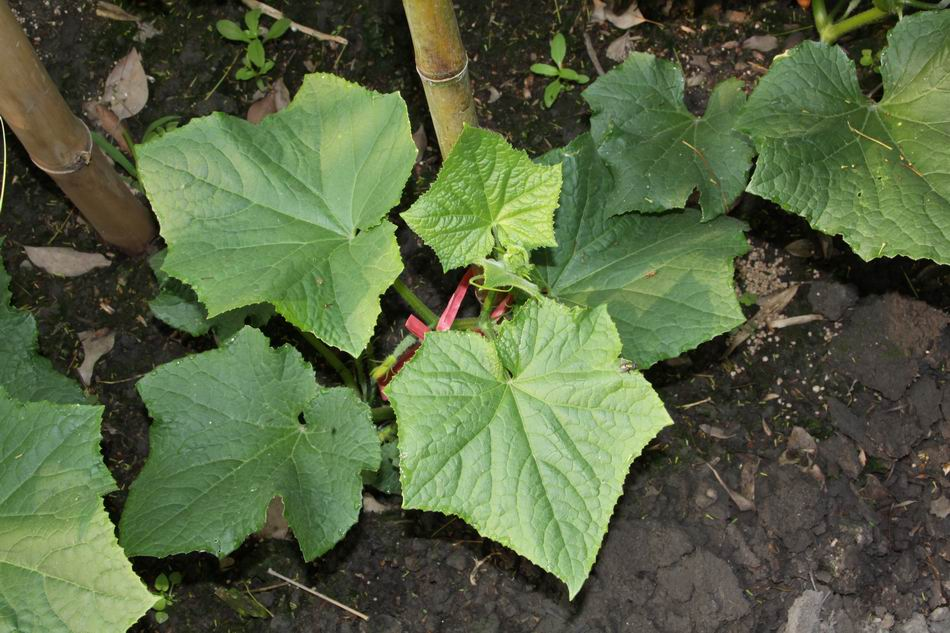
#> input picture week2/leaves.jpg, 950 x 633 px
$ jupyter execute report2.ipynb
#> lines starting #> are read from the running program, lines starting #| are printed output that depends on the picture; after the words box and inside, x2 and y2 are one past the last pixel; in counts of white or black regions, pixels touching at a corner belong together; long printed decimals are rounded
### week2/skdemo/_skdemo.py
from __future__ import division

import numpy as np
import matplotlib.pyplot as plt

from scipy.ndimage import grey_dilation

from skimage import img_as_float
from skimage import color
from skimage import exposure
from skimage.util.dtype import dtype_limits


__all__ = ['imshow_all', 'imshow_with_histogram', 'mean_filter_demo',
           'mean_filter_interactive_demo', 'plot_cdf', 'plot_histogram']


# Gray-scale images should actually be gray!
plt.rcParams['image.cmap'] = 'gray'


#--------------------------------------------------------------------------
#  Custom `imshow` functions
#--------------------------------------------------------------------------

# [61 lines left out: functions imshow_rgb_shifted, imshow_all, not called in this run]


def imshow_with_histogram(image, **kwargs):
    """ Plot an image side-by-side with its histogram.

    - Plot the image next to the histogram
    - Plot each RGB channel separately (if input is color)
    - Automatically flatten channels
    - Select reasonable bins based on the image's dtype

    See `plot_histogram` for information on how the histogram is plotted.
    """
    width, height = plt.rcParams['figure.figsize']
    fig, (ax_image, ax_hist) = plt.subplots(ncols=2, figsize=(2*width, height))

    kwargs.setdefault('cmap', plt.cm.gray)
    ax_image.imshow(image, **kwargs)
    plot_histogram(image, ax=ax_hist)

    # pretty it up
    ax_image.set_axis_off()
    match_axes_height(ax_image, ax_hist)
    return ax_image, ax_hist


#--------------------------------------------------------------------------
#  Helper functions
#--------------------------------------------------------------------------


def match_axes_height(ax_src, ax_dst):
    """ Match the axes height of two axes objects.

    The height of `ax_dst` is synced to that of `ax_src`.
    """
    # HACK: plot geometry isn't set until the plot is drawn
    plt.draw()
    dst = ax_dst.get_position()
    src = ax_src.get_position()
    ax_dst.set_position([dst.xmin, src.ymin, dst.width, src.height])


# [4 lines left out: function plot_cdf, not called in this run]


def plot_histogram(image, ax=None, **kwargs):
    """ Plot the histogram of an image (gray-scale or RGB) on `ax`.

    Calculate histogram using `skimage.exposure.histogram` and plot as filled
    line. If an image has a 3rd dimension, assume it's RGB and plot each
    channel separately.
    """
    ax = ax if ax is not None else plt.gca()

    if image.ndim == 2:
        _plot_histogram(ax, image, color='black', **kwargs)
    elif image.ndim == 3:
        # `channel` is the red, green, or blue channel of the image.
        for channel, channel_color in zip(iter_channels(image), 'rgb'):
            _plot_histogram(ax, channel, color=channel_color, **kwargs)


def _plot_histogram(ax, image, alpha=0.3, **kwargs):
    # Use skimage's histogram function which has nice defaults for
    # integer and float images.
    hist, bin_centers = exposure.histogram(image)
    ax.fill_between(bin_centers, hist, alpha=alpha, **kwargs)
    ax.set_xlabel('intensity')
    ax.set_ylabel('# pixels')


def iter_channels(color_image):
    """Yield color channels of an image."""
    # Roll array-axis so that we iterate over the color channels of an image.
    for channel in np.rollaxis(color_image, -1):
        yield channel


#--------------------------------------------------------------------------
#  Convolution Demo
#--------------------------------------------------------------------------

# [58 lines left out: functions mean_filter_demo, mean_filter_interactive_demo, iter_kernel, iter_pixels, bounded_slice, not called in this run]

### week2/report2.ipynb
[cell 1]
import skdemo
import matplotlib.pyplot as plt
from skimage import data, img_as_float, io

[cell 2]
leaves = io.imread('leaves.jpg')
#> leaves is the input picture: shape (633, 950, 3); mean R, G, B 87.1, 101.1, 67
skdemo.imshow_with_histogram(leaves)
#> the loop in plot_histogram, `for channel, channel_color in zip(iter_channels(image), 'rgb'):` made 3 passes
#> channel_color on passes 1 to 3: 'r', 'g', 'b'

[cell 3]
leaves_gray = io.imread('leaves.jpg', as_gray=True)
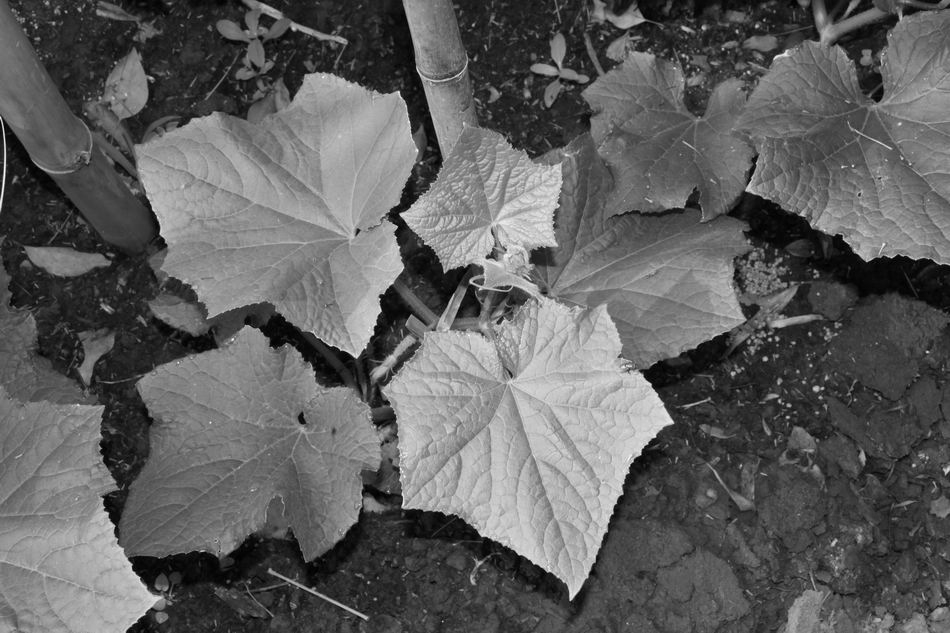
#> leaves_gray: shape (633, 950) float64; min 0, max 0.986, mean 0.375
skdemo.imshow_with_histogram(leaves_gray)

[cell 4]
from skimage import exposure

equalized_gray = exposure.equalize_hist(leaves_gray)
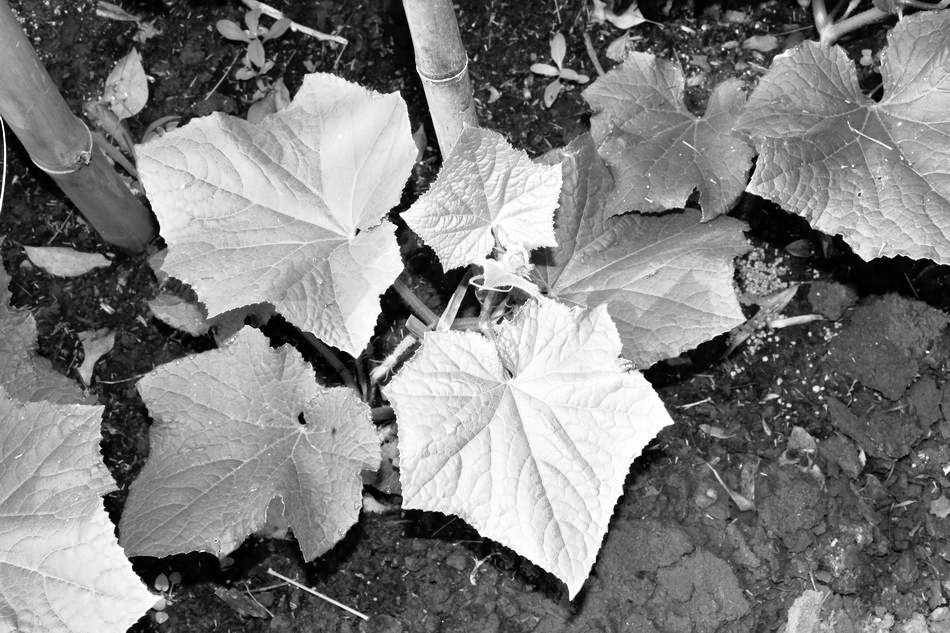
#> equalized_gray: shape (633, 950) float64; min 6.49e-05, max 1, mean 0.503
skdemo.imshow_with_histogram(equalized_gray)
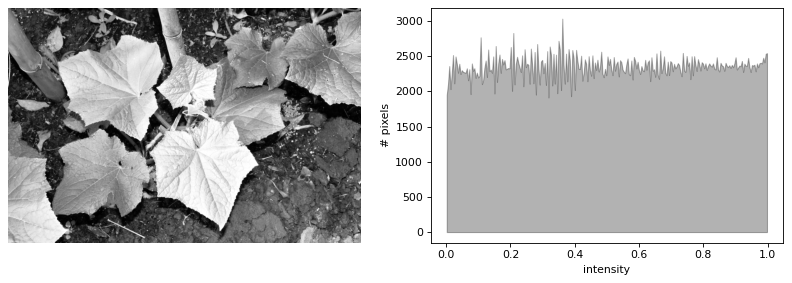
#> figure drawn by matplotlib, 2 panels

[cell 5]
from skimage import filters

otsu_thresh = filters.threshold_otsu(leaves_gray)
#> otsu_thresh = 0.387
print(otsu_thresh)
#| 0.387
otsu_binary = leaves_gray > otsu_thresh
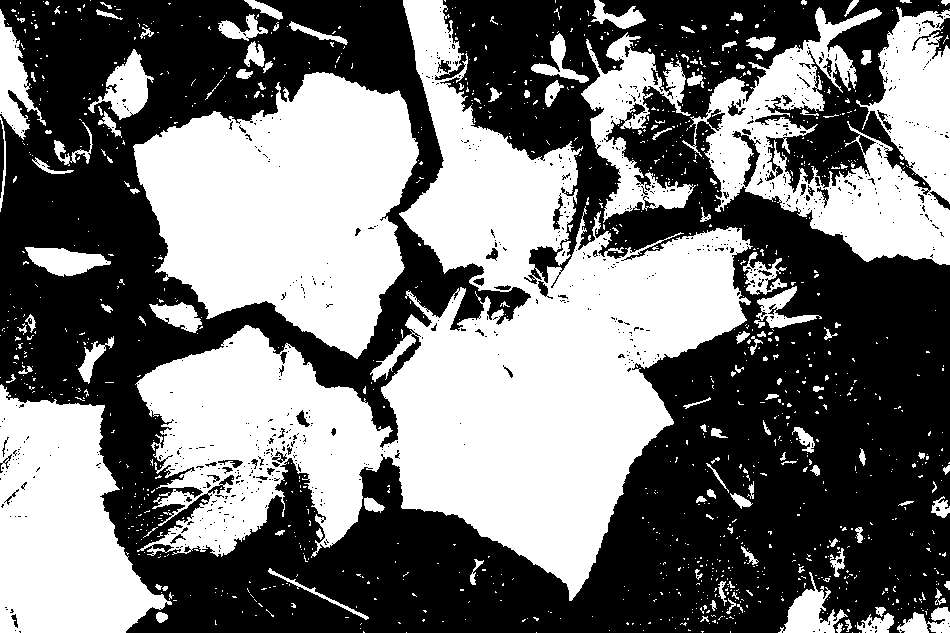
#> otsu_binary: shape (633, 950) bool; 46.2% white; 1233 white regions (1097 under 20 px), largest, box (x1, y1, x2, y2) and area: (135, 0, 753, 601) 129866, (133, 72, 419, 359) 53099, (682, 7, 950, 265) 32589
plt.imshow(otsu_binary, cmap='gray')
plt.show()

[cell 6]
block_size = 577
local_thresh = filters.threshold_local(leaves_gray, block_size)
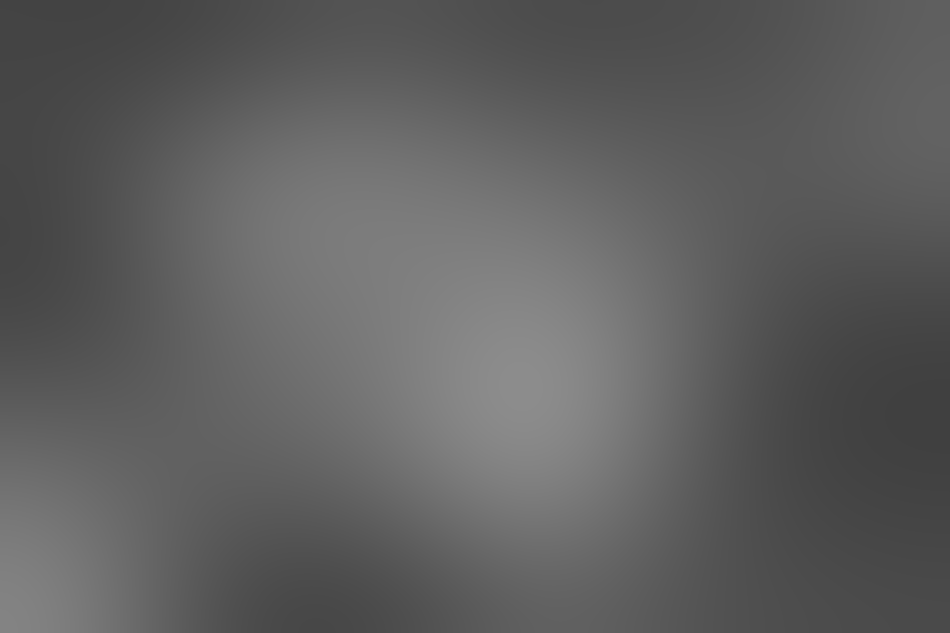
#> local_thresh: shape (633, 950) float64; min 0.252, max 0.552, mean 0.375
print(leaves_gray)
#> (printed output is left out)
print(local_thresh)
#> (printed output is left out)
local_binary = leaves_gray > local_thresh
#> local_binary: shape (633, 950) bool; 50.9% white; 1276 black regions (1175 under 20 px), largest, box (x1, y1, x2, y2) and area: (0, 0, 950, 633) 281230, (277, 258, 339, 311) 1101, (0, 593, 34, 633) 523
plt.imshow(local_binary, cmap='gray')
plt.show()

[cell 7]
from skimage import morphology, img_as_float

img = img_as_float(leaves_gray)
bg = morphology.erosion(img, morphology.square(31))
bg = filters.gaussian(bg, sigma=37)
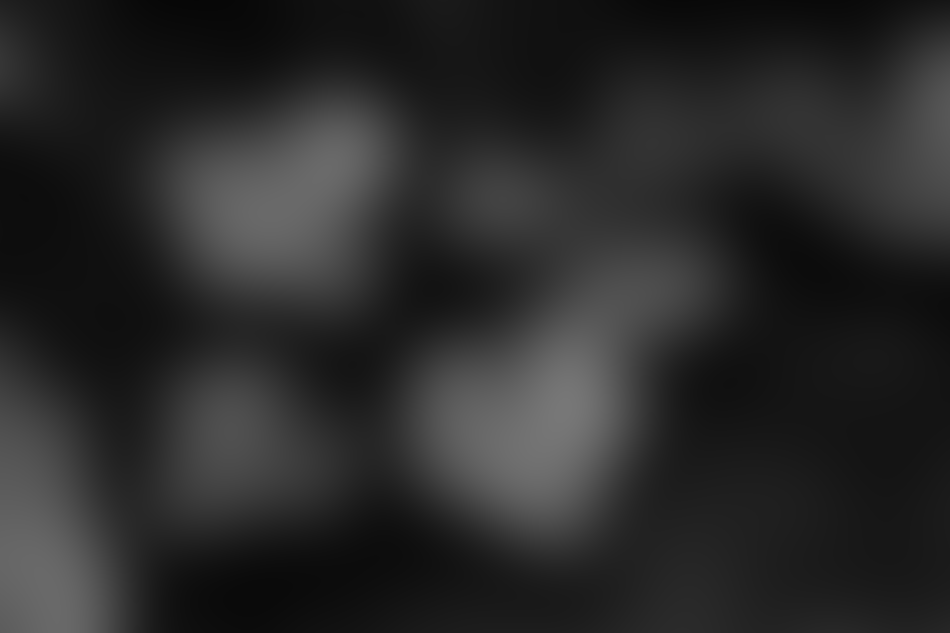
#> bg: shape (633, 950) float64; min 0.0274, max 0.469, mean 0.165
result = img - bg
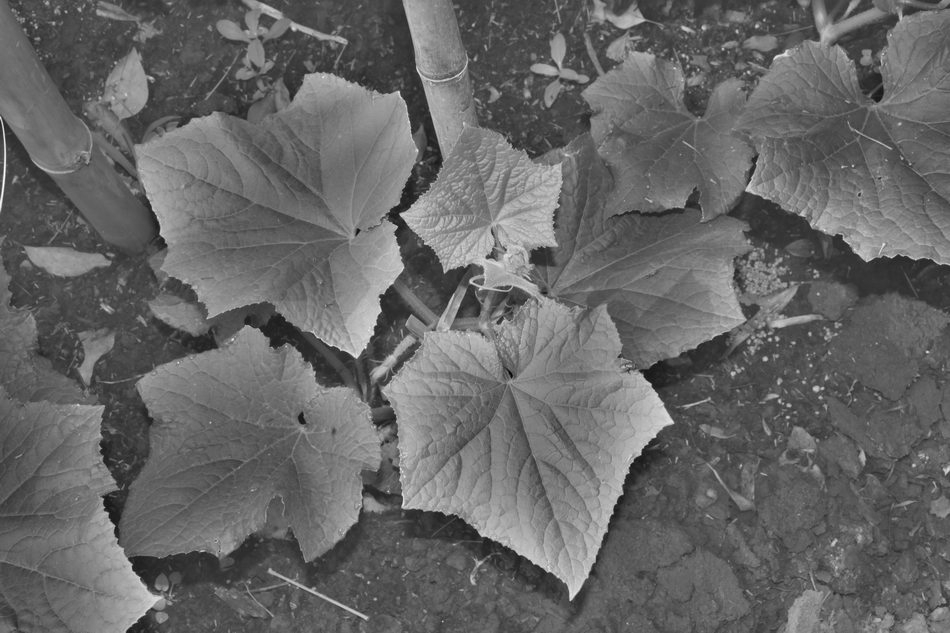
#> result: shape (633, 950) float64; min -0.281, max 0.934, mean 0.211; drawn with min black and max white

plt.figure(figsize=(10,8))
plt.subplot(1, 3, 1)
plt.imshow(img, cmap="gray")
plt.subplot(1, 3, 2)
plt.imshow(bg, cmap="gray")
plt.subplot(1, 3, 3)
plt.imshow(result, cmap="gray")
plt.show()

front = result > 0.2
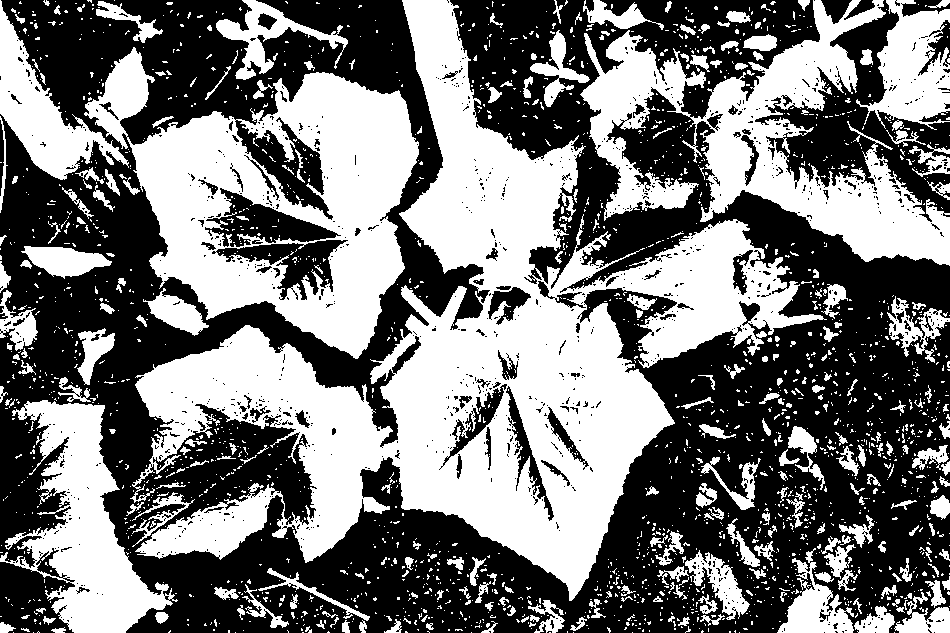
#> front: shape (633, 950) bool; 46.6% white; 2233 white regions (1953 under 20 px), largest, box (x1, y1, x2, y2) and area: (130, 0, 827, 601) 120934, (84, 47, 419, 359) 45850, (580, 0, 950, 266) 33601
plt.imshow(front, cmap="gray")

[cell 8]
import numpy as np
from skimage.color import rgb2hsv

width = leaves.shape[1]
#> width = 950
height = leaves.shape[0]
#> height = 633
img = np.zeros((height,width))

leaves_hsv = rgb2hsv(leaves)
#> leaves_hsv: shape (633, 950, 3) float64; mean of channels 0, 1, 2 0.209, 0.357, 0.406
img[np.logical_and(leaves_hsv[:, :, 0]>0.2, leaves_hsv[:, :, 0]<0.5)] = 255

plt.imshow(img)
plt.show()
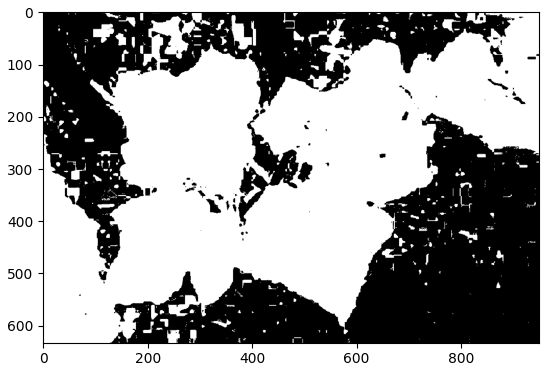
#> figure drawn by matplotlib, 1 panel

$ run again, with week2/rice.jpg copied over week2/leaves.jpg
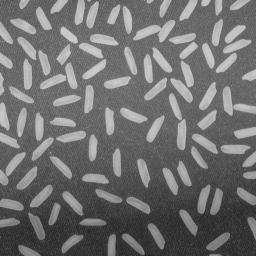
#> input picture week2/rice.jpg, 256 x 256 px
#> leaves is the input picture: shape (256, 256); min 25, max 213, mean 111.2
#> hist = 189 values, max 1371 at index 79, min 0 at index 1, mean 346.8; bin_centers = 189 values from 25 to 213
#> `[cell 4] from skimage import exposure  equalized_gray = exposure.equal..`:
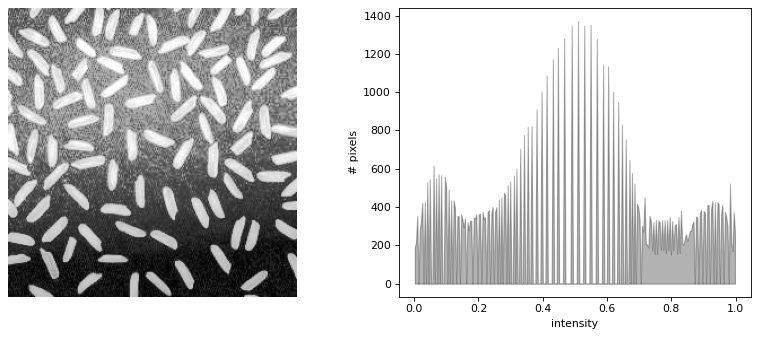
#> figure drawn by matplotlib, 2 panels
#> otsu_thresh = 131
#| 131
#> otsu_binary: shape (256, 256) bool; 25.9% white; 146 white regions (56 under 20 px), largest, box (x1, y1, x2, y2) and area: (170, 60, 194, 103) 456, (133, 20, 176, 43) 437, (40, 62, 78, 90) 425
#> (printed output is left out)
#> (printed output is left out)
#> local_binary: shape (256, 256) bool; 31% white; 487 white regions (396 under 20 px), largest, box (x1, y1, x2, y2) and area: (170, 42, 199, 103) 666, (77, 42, 107, 80) 472, (169, 92, 187, 150) 470
#> `front = result > 0.2`:
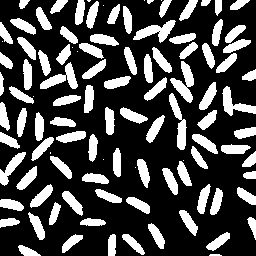
#> front: shape (256, 256) bool; 28.3% white; 106 white regions (13 under 20 px), largest, box (x1, y1, x2, y2) and area: (170, 61, 194, 103) 452, (133, 20, 176, 43) 424, (40, 62, 78, 89) 417
